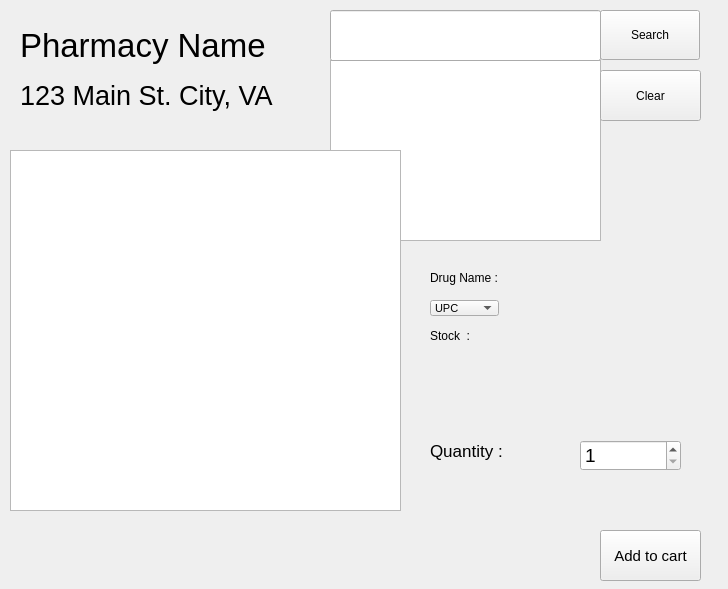
<?xml version="1.0" encoding="UTF-8"?>
<ui version="4.0">
 <class>SaleScreen</class>
 <widget class="QWidget" name="SaleScreen">
  <property name="geometry">
   <rect>
    <x>0</x>
    <y>0</y>
    <width>728</width>
    <height>589</height>
   </rect>
  </property>
  <property name="windowTitle">
   <string>Form</string>
  </property>
  <widget class="QLabel" name="label_4">
   <property name="geometry">
    <rect>
     <x>20</x>
     <y>80</y>
     <width>311</width>
     <height>31</height>
    </rect>
   </property>
   <property name="font">
    <font>
     <pointsize>20</pointsize>
    </font>
   </property>
   <property name="text">
    <string>123 Main St. City, VA</string>
   </property>
  </widget>
  <widget class="DoubleClickList" name="items_dropdown">
   <property name="geometry">
    <rect>
     <x>330</x>
     <y>60</y>
     <width>271</width>
     <height>181</height>
    </rect>
   </property>
   <property name="font">
    <font>
     <pointsize>15</pointsize>
    </font>
   </property>
   <property name="mouseTracking">
    <bool>true</bool>
   </property>
  </widget>
  <widget class="QPushButton" name="search_button">
   <property name="geometry">
    <rect>
     <x>600</x>
     <y>10</y>
     <width>100</width>
     <height>50</height>
    </rect>
   </property>
   <property name="maximumSize">
    <size>
     <width>100</width>
     <height>100</height>
    </size>
   </property>
   <property name="text">
    <string>Search</string>
   </property>
  </widget>
  <widget class="DoubleClickList" name="items_list">
   <property name="geometry">
    <rect>
     <x>10</x>
     <y>150</y>
     <width>391</width>
     <height>361</height>
    </rect>
   </property>
   <property name="font">
    <font>
     <pointsize>15</pointsize>
    </font>
   </property>
   <property name="mouseTracking">
    <bool>true</bool>
   </property>
  </widget>
  <widget class="QLabel" name="label_3">
   <property name="geometry">
    <rect>
     <x>20</x>
     <y>10</y>
     <width>311</width>
     <height>71</height>
    </rect>
   </property>
   <property name="font">
    <font>
     <pointsize>25</pointsize>
    </font>
   </property>
   <property name="text">
    <string>Pharmacy Name</string>
   </property>
  </widget>
  <widget class="QLineEdit" name="search_lineEdit">
   <property name="geometry">
    <rect>
     <x>330</x>
     <y>10</y>
     <width>271</width>
     <height>51</height>
    </rect>
   </property>
   <property name="font">
    <font>
     <pointsize>13</pointsize>
    </font>
   </property>
  </widget>
  <widget class="QPushButton" name="clearButton">
   <property name="geometry">
    <rect>
     <x>600</x>
     <y>70</y>
     <width>101</width>
     <height>51</height>
    </rect>
   </property>
   <property name="text">
    <string>Clear</string>
   </property>
  </widget>
  <widget class="QLabel" name="label">
   <property name="geometry">
    <rect>
     <x>430</x>
     <y>270</y>
     <width>71</width>
     <height>16</height>
    </rect>
   </property>
   <property name="text">
    <string>Drug Name :</string>
   </property>
  </widget>
  <widget class="QLabel" name="drug_name">
   <property name="geometry">
    <rect>
     <x>530</x>
     <y>270</y>
     <width>191</width>
     <height>16</height>
    </rect>
   </property>
   <property name="text">
    <string/>
   </property>
  </widget>
  <widget class="QComboBox" name="comboBox">
   <property name="geometry">
    <rect>
     <x>430</x>
     <y>300</y>
     <width>69</width>
     <height>16</height>
    </rect>
   </property>
   <property name="font">
    <font>
     <pointsize>8</pointsize>
    </font>
   </property>
   <property name="editable">
    <bool>false</bool>
   </property>
   <property name="currentIndex">
    <number>0</number>
   </property>
   <item>
    <property name="text">
     <string>UPC</string>
    </property>
   </item>
   <item>
    <property name="text">
     <string>DEA</string>
    </property>
   </item>
   <item>
    <property name="text">
     <string>GPI</string>
    </property>
   </item>
   <item>
    <property name="text">
     <string>NDC</string>
    </property>
   </item>
  </widget>
  <widget class="QLabel" name="drug_code">
   <property name="geometry">
    <rect>
     <x>530</x>
     <y>300</y>
     <width>191</width>
     <height>16</height>
    </rect>
   </property>
   <property name="text">
    <string/>
   </property>
  </widget>
  <widget class="QLabel" name="label_2">
   <property name="geometry">
    <rect>
     <x>430</x>
     <y>330</y>
     <width>54</width>
     <height>12</height>
    </rect>
   </property>
   <property name="text">
    <string>Stock  :</string>
   </property>
  </widget>
  <widget class="QLabel" name="drug_stock">
   <property name="geometry">
    <rect>
     <x>530</x>
     <y>330</y>
     <width>191</width>
     <height>16</height>
    </rect>
   </property>
   <property name="text">
    <string/>
   </property>
  </widget>
  <widget class="QLabel" name="label_5">
   <property name="geometry">
    <rect>
     <x>430</x>
     <y>430</y>
     <width>91</width>
     <height>41</height>
    </rect>
   </property>
   <property name="font">
    <font>
     <pointsize>13</pointsize>
    </font>
   </property>
   <property name="text">
    <string>Quantity :</string>
   </property>
  </widget>
  <widget class="QSpinBox" name="spinBox">
   <property name="geometry">
    <rect>
     <x>580</x>
     <y>440</y>
     <width>101</width>
     <height>31</height>
    </rect>
   </property>
   <property name="font">
    <font>
     <pointsize>14</pointsize>
    </font>
   </property>
   <property name="minimum">
    <number>1</number>
   </property>
  </widget>
  <widget class="QPushButton" name="cartButton">
   <property name="geometry">
    <rect>
     <x>600</x>
     <y>530</y>
     <width>101</width>
     <height>51</height>
    </rect>
   </property>
   <property name="font">
    <font>
     <pointsize>11</pointsize>
    </font>
   </property>
   <property name="text">
    <string>Add to cart</string>
   </property>
  </widget>
 </widget>
 <customwidgets>
  <customwidget>
   <class>DoubleClickList</class>
   <extends>QListWidget</extends>
   <header location="global">Doubleclicklist.h</header>
  </customwidget>
 </customwidgets>
 <resources/>
 <connections/>
</ui>
